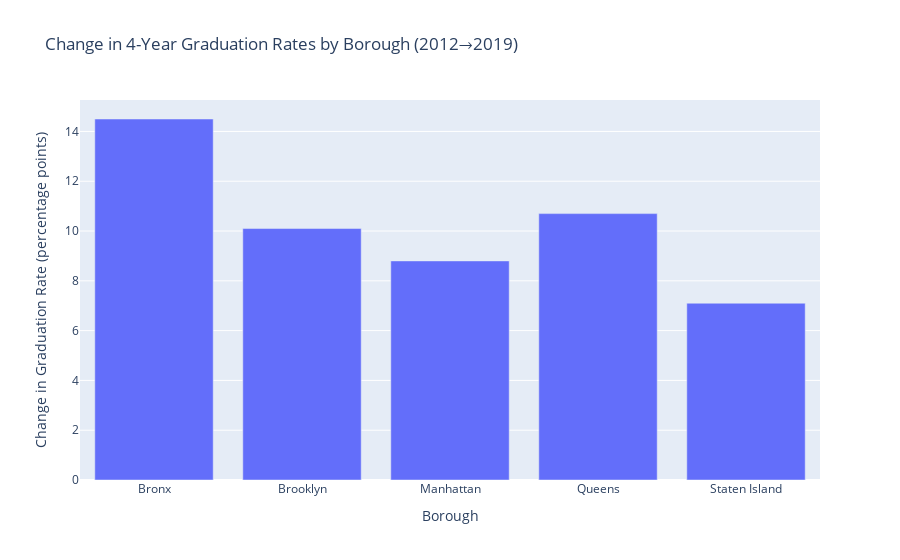

The cell this chart's notebook holds for it:
### Code cell
fig_change = px.bar(
    change_df,
    x="Geographic Subdivision",
    y="pct_point_change",
    title=f"Change in 4-Year Graduation Rates by Borough ({first_year}→{last_year})",
    labels={
        "Geographic Subdivision": "Borough",
        "pct_point_change": "Change in Graduation Rate (percentage points)"
    }
)

fig_change.show()

### Figure 1 — Plotly figure (JSON) as saved in the notebook; plotly's stock layout.template omitted (floating-point values rounded to 4 significant figures)
{"data": [{"hovertemplate": "Borough=%{x}<br>Change in Graduation Rate (percentage points)=%{y}<extra></extra>", "legendgroup": "", "marker": {"color": "#636efa", "pattern": {"shape": ""}}, "name": "", "orientation": "v", "showlegend": false, "textposition": "auto", "type": "bar", "x": ["Bronx", "Brooklyn", "Manhattan", "Queens", "Staten Island"], "xaxis": "x", "y": [14.5, 10.1, 8.8, 10.7, 7.1], "yaxis": "y"}], "layout": {"barmode": "relative", "legend": {"tracegroupgap": 0}, "title": {"text": "Change in 4-Year Graduation Rates by Borough (2012→2019)"}, "xaxis": {"anchor": "y", "domain": [0, 1], "title": {"text": "Borough"}}, "yaxis": {"anchor": "x", "domain": [0, 1], "title": {"text": "Change in Graduation Rate (percentage points)"}}}}
